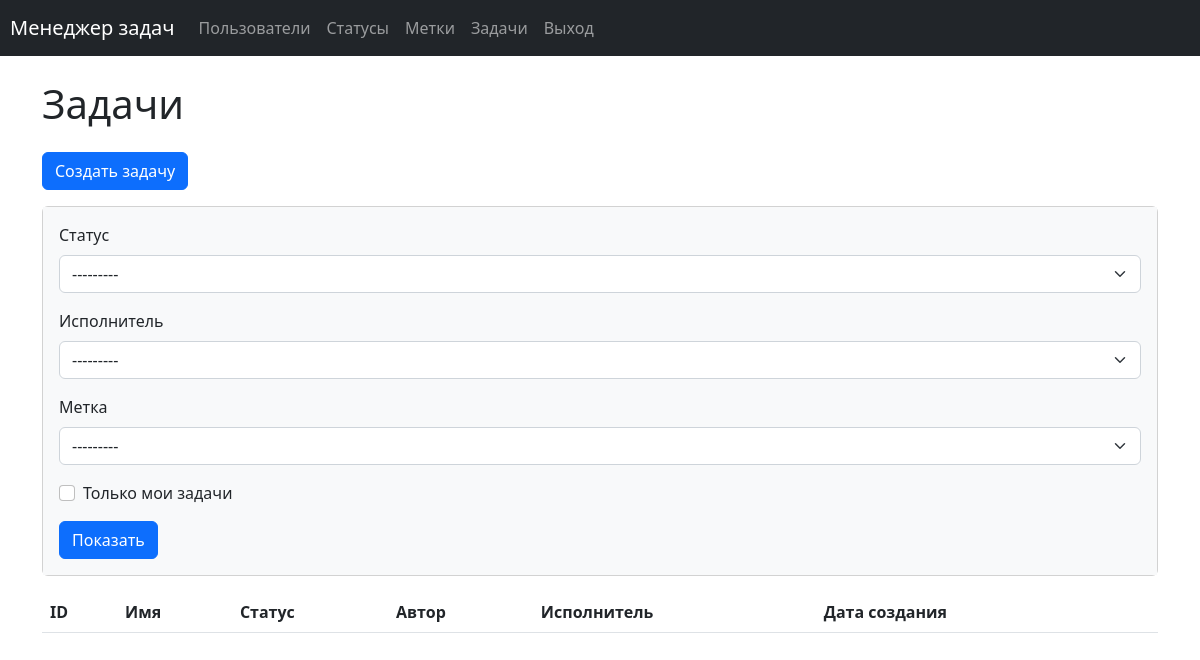
Before: /tasks/ (signed in) with the older database file.
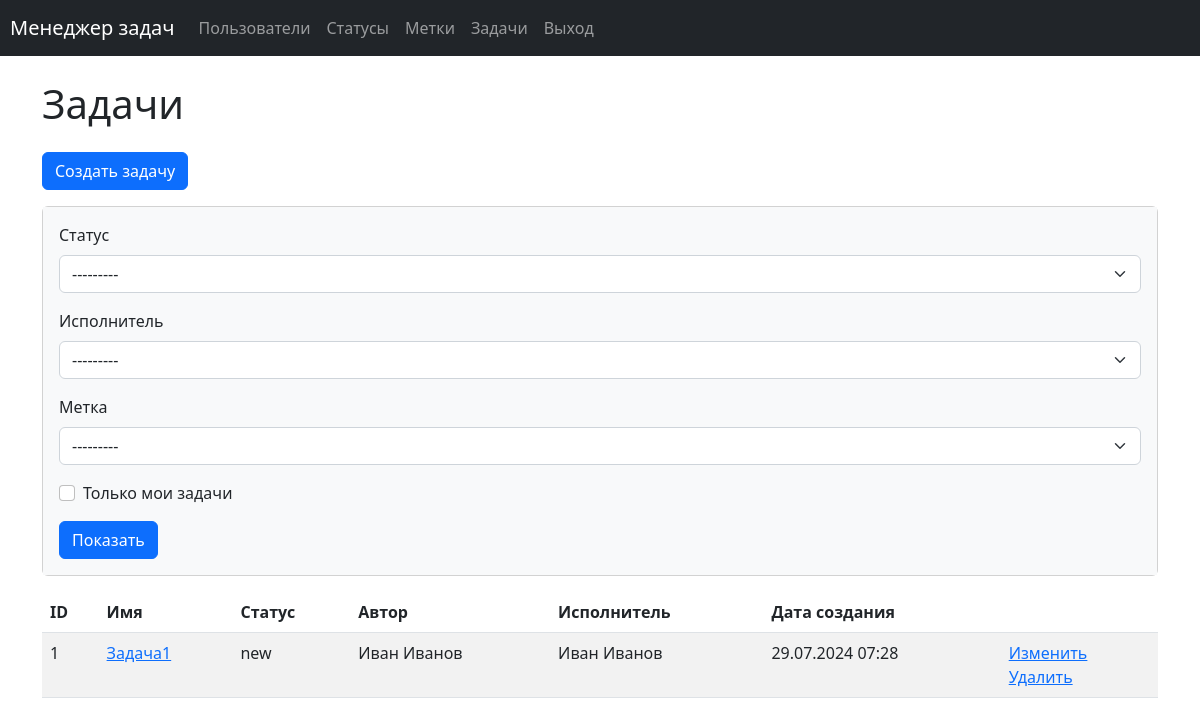
After: the same page with the newer database file.
### task_manager/tasks/models.py (models this page shows, shortened)
class Task(models.Model):
    name = models.CharField(
        max_length=150,
        blank=False,
        unique=True,
        verbose_name=_('Name')
    )
    description = models.TextField(
        max_length=10000,
        blank=True,
        verbose_name=_('Description')
    )
    created_at = models.DateTimeField(
        auto_now_add=True,
        verbose_name=_('Creation date')
    )
    author = models.ForeignKey(
        User,
        on_delete=models.PROTECT,
        related_name='author',
        verbose_name=_('Author')
    )
    status = models.ForeignKey(
        Status,
        on_delete=models.PROTECT,
        related_name='statuses',
        verbose_name=_('Status')
    )
    executor = models.ForeignKey(
        User,
        on_delete=models.PROTECT,
        related_name='executor',
        verbose_name=_('Executor')
    )
    labels = models.ManyToManyField(
        Label,
        through='TaskLabelRelation',
        through_fields=('task', 'label'),
        blank=True,
        related_name='labels',
        verbose_name=_('Labels')
    )
    class Meta:
        verbose_name = _('Task')
        verbose_name_plural = _('Tasks')

### task_manager/statuses/models.py (models this page shows)
class Status(models.Model):
    name = models.CharField(
        max_length=100,
        unique=True,
        blank=False,
        verbose_name=_('Name'),
    )
    created_at = models.DateTimeField(
        auto_now_add=True,
        verbose_name=_('Creation date')
    )
    def __str__(self):
        return self.name
    class Meta:
        verbose_name = _('Status')
        verbose_name_plural = _('Statuses')

### task_manager/users/models.py (models this page shows)
class User(AbstractUser):
    groups = models.ManyToManyField(Group, related_name='auth_user_groups')
    user_permissions = models.ManyToManyField(
        Permission,
        related_name='auth_user_permissions',
    )
    first_name = models.CharField(max_length=150)
    last_name = models.CharField(max_length=150)
    def __str__(self):
        return self.get_full_name()

### task_manager/tasks/views.py (the view)
# urls.py: path('', views.TasksListView.as_view(), name='tasks'),
class TasksListView(UserLoginMixin, FilterView):
    template_name = 'tasks/index.html'
    model = Task
    filterset_class = TaskFilter
    context_object_name = 'tasks'
    extra_context = {
        'title': _('Tasks'),
        'button_text': _('Show'),
    }

### task_manager/mixins.py (called while the page is built)
    def dispatch(self, request, *args, **kwargs):
        if not request.user.is_authenticated:
            message = _("You are not logged in! Please log in.")
            messages.error(request, message)
            return redirect(self.login_url)
        return super().dispatch(request, *args, **kwargs)

### task_manager/templates/tasks/index.html (shortened to what this page needs)
{% extends 'base.html' %}
{% load django_bootstrap5 %}
{% load i18n %}
{% block content %}
<div class="container wrapper flex-grow-1">
    <h1 class="my-4">
        {% trans 'Tasks' %}
    </h1>
    <a class="btn btn-primary mb-3" href="{% url 'tasks_create'  %}" role="button">{% trans 'Create task' %}</a>
    <div class="card mb-3">
        <div class="card-body bg-light">
            <form class="form-inline center" method="get">
                {% bootstrap_form filter.form %}
                {% bootstrap_button button_text button_type="submit" button_class="btn btn-primary" %}
            </form>
        </div>
    </div>
    <table class="table table-striped">
        <thead class="thead-dark">
            <tr>
                <th>ID</th>
                <th>{% trans 'Name' %}</th>
                <th>{% trans 'Status' %}</th>
                <th>{% trans 'Author' %}</th>
                <th>{% trans 'Executor' %}</th>
                <th>{% trans 'Created at' %}</th>
                <th></th>
            </tr>
        </thead>
        <tbody>
            {% if tasks %}
                {% for task in tasks %}
                    <tr>
                        <td>{{ task.id }}</td>
                        <td><a href="{% url 'task_show' task.id %}">{{ task.name }}</a></td>
                        <td>{{ task.status }}</td>
                        <td>{{ task.author }}</td>
                        <td>{{ task.executor }}</td>
                        <td>{{ task.created_at|date:"d.m.Y H:i" }}</td>
                        <td>
                            <a href="{% url 'tasks_update' task.id %}">{% trans 'Update' %}</a>
                            <br>
                            <a href="{% url 'tasks_delete' task.id %}">{% trans 'Delete' %}</a>
                        </td>
                    </tr>
                {% endfor %}
            {% endif %}
        </tbody>
    </table>
</div>
{% endblock %}

Changed rows visible on the page:
added Task: id "1", name "Задача1", status "new", author "Иван Иванов", executor "Иван Иванов", created_at "29.07.2024 07:28"
